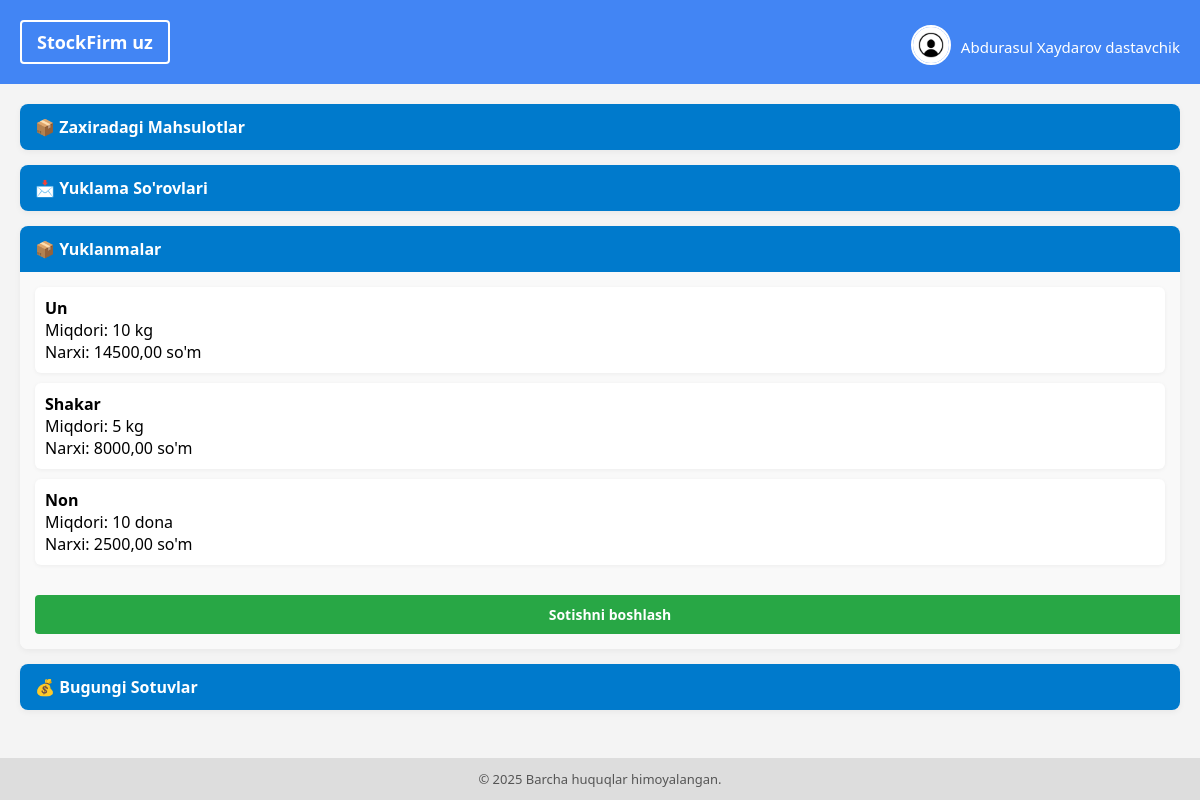
/ (signed in), run on an earlier commit of the app's database.
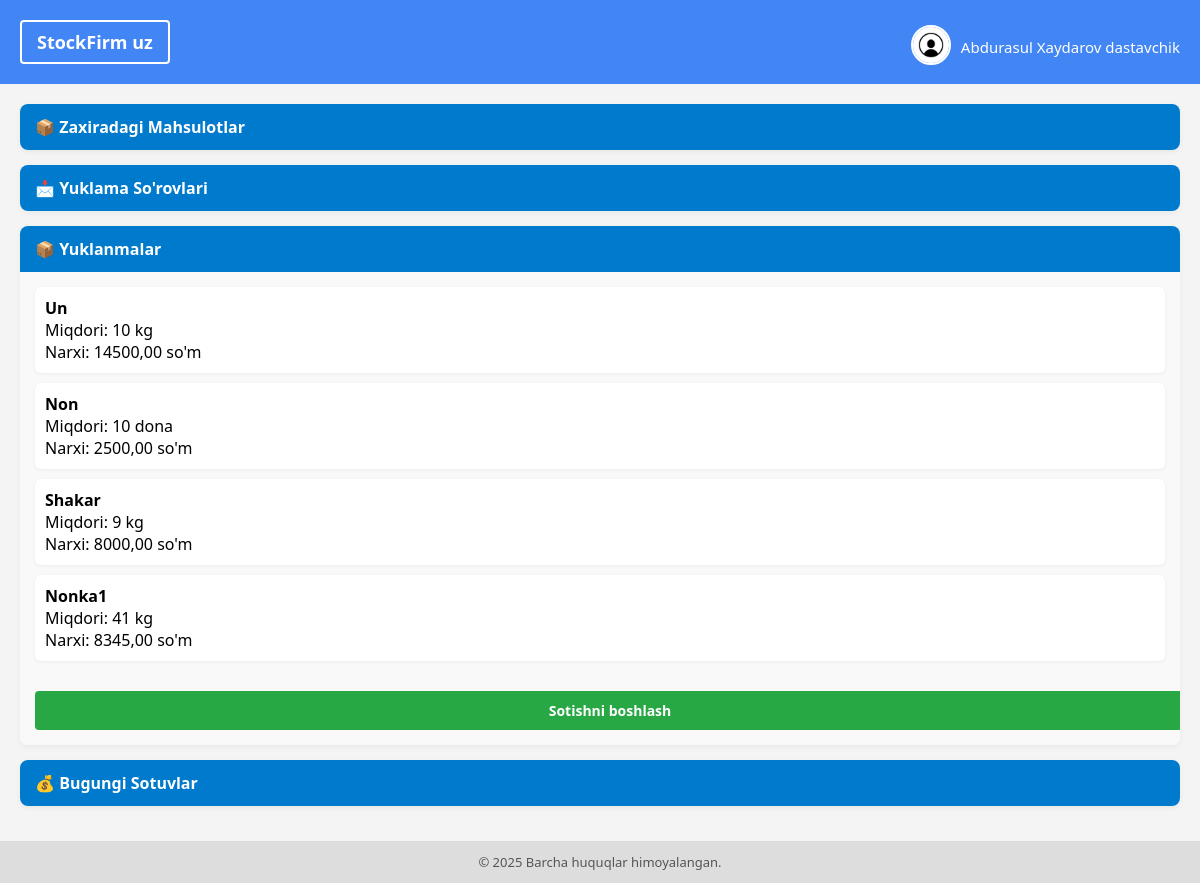
And on a later commit of the database.
### main/models.py (models this page shows, shortened)
class User(AbstractUser):
    id = models.BigAutoField(primary_key=True)
    USER_TYPES = (
        ('pazanda', 'Pazanda'),
        ('yetkazib_beruvchi', 'Yetkazib Beruvchi'),
        ('ega', 'Ega'),
    )
    login=models.CharField(max_length=255, blank=True, null=True)
    password = models.CharField(max_length=255, blank=True, null=True)
    tuliq_ismi = models.CharField(max_length=255, blank=True, null=True)
    type = models.CharField(max_length=20, choices=USER_TYPES)
    token = models.CharField(max_length=255, blank=True, null=True)
    tg_id = models.CharField(max_length=100, blank=True, null=True)
    tel_raqami = models.CharField(max_length=100, blank=True, null=True)
    is_active = models.BooleanField(default=True)
    @property
    def rasmi(self):
        if self.type == 'yetkazib_beruvchi':
            try:
                return YetkazibBeruvchi.objects.get(user=self).rasmi.url
            except YetkazibBeruvchi.DoesNotExist:
                return None
        elif self.type == 'pazanda':
            try:
                return Pazanda.objects.get(user=self).rasmi.url
            except Pazanda.DoesNotExist:
                return None
        return None

class MahsulotTuri(models.Model):
    nomi = models.CharField(max_length=100)  # kg, dona, l
    def __str__(self):
        return self.nomi

class Mahsulot(models.Model):
    nomi = models.CharField(max_length=255)
    rasmi = models.ImageField(upload_to='mahsulotlar/')
    narxi = models.DecimalField(max_digits=10, decimal_places=2)
    turi = models.ForeignKey(MahsulotTuri, on_delete=models.CASCADE)
    miqdori = models.FloatField(default=0)

### main/views.py (the view, shortened to what this page needs)
# urls.py: path('', include('main.urls')),
@login_required(login_url='login')
def main(request):
    payload={}
    user=request.user
    if user.type == 'pazanda':
        payload['sorovlar'] = YuklamaSorov.objects.filter(pazanda=Pazanda.objects.get(user=request.user)).all()
        payload['zaxira_mahsulotlar']=Mahsulot.objects.all()
        return render(request, 'pazanda_dashboard.html',payload)
    elif user.type == 'yetkazib_beruvchi':
        if request.method == 'GET':
            yuklamalar = mahsulotlar_miqdori( YetkazibBeruvchi.objects.get(user=request.user).mahsulotlar) or []
            savdo=Savdo.objects.filter(yetkazib_beruvchi=YetkazibBeruvchi.objects.get(user=request.user))
            payload['savdo'] = savdo
            payload['yuklamalar'] = yuklamalar
            mahs=Mahsulot.objects.all()
            payload['zaxira_mahsulotlar'] = mahs
            payload['lnmahs']=len(mahs)
            now = timezone.localtime()
            today_start = timezone.make_aware(dt.datetime.combine(now.date(), dt.time.min))
            today_end = timezone.make_aware(dt.datetime.combine(now.date(), dt.time.max))
            reqyuklama = YuklamaSorov.objects.filter(
                user=YetkazibBeruvchi.objects.get(user=request.user),
                tasdiq=False,
                mode='waiting',
                sana__range=(today_start, today_end)).all()
            payload['reqyuklama'] = reqyuklama
            print(len(reqyuklama))
            return render(request, 'yetkazuvchi_dashboard.html',payload)

### main/templates/yetkazuvchi_dashboard.html (shortened to what this page needs)
{% extends 'ytbase.html' %}
{% load static %}
{% block content %}
<div class="card">
    <div class="card-header" onclick="toggleCard(this)">
        📦 Zaxiradagi Mahsulotlar
    </div>
</div>
<div class="card">
    <div class="card-header" onclick="toggleCard(this)">
        📩 Yuklama So'rovlari
    </div>
</div>
<div class="card">
    <div class="card-header" onclick="toggleCard(this)">
        📦 Yuklanmalar
    </div>
    <div class="card-content" style="display: block;"  >
        {% if yuklamalar %}
            <div class="yuklama-list">
                {% for i in yuklamalar %}
                    <div class="yuklama-item">
                        <strong>{{ i.nom|title }}</strong><br>
                        Miqdori: {{ i.miqdor }} {{ i.turi }}<br>
                        Narxi: {{ i.narx }} so'm
                    </div>
                {% endfor %}
            </div>
        {% else %}
            <div class="no-data">Sizda hozircha yuklanmalar mavjud emas.</div>
        {% endif %}
        <form method="POST">
        <a class="sotish-btn" href="{% url 'add_haridor' %}">Sotishni boshlash</a>
    </form>
    </div>
</div>
<div class="card">
    <div class="card-header" onclick="toggleCard(this)">
        💰 Bugungi Sotuvlar
    </div>
</div>
{% endblock %}

### main/templates/ytbase.html (shortened to what this page needs)
<!DOCTYPE html>
{% load static %}
<html lang="uz">
<head>
</head>
<body>
<header>
    <div class="brand"><a href="{% url 'main' %}"
   style="
       display: inline-block;
       padding: 8px 15px;
       background-color: transparent;
       color: white;
       font-size: 18px;
       font-weight: bold;
       text-decoration: none;
       border: 2px solid white;
       border-radius: 4px;
       transition: background-color 0.3s, color 0.3s;
   "
   onmouseover="this.style.backgroundColor='white'; this.style.color='#007acc';"
   onmouseout="this.style.backgroundColor='transparent'; this.style.color='white';">
   StockFirm uz
</a></div>
    <div class="user-block">
        <a href="{% url 'profile' request.user.username %}">
            <img src="{% if request.user.rasmi.url %}{{ request.user.rasmi.url }}{% else %}{% static 'images/default_avatar.jpg' %}{% endif %}" alt="avatar">
        </a>
        <a href="{% url 'profile' request.user.username %}">
            {{ request.user.tuliq_ismi }}
        </a>
    </div>
</header>
<main>
    {% block content %}{% endblock %}
</main>
<footer>
    &copy; {{ year|default:"2025" }} Barcha huquqlar himoyalangan.
</footer>
</body>
</html>

### main/templates/ytbase.html (style rules this page uses)
body { margin: 0; font-family: 'Segoe UI', Tahoma, Geneva, Verdana, sans-serif; background-color: #f4f4f4; min-height: 100vh; display: flex; flex-direction: column; }
header { background-color: #4285f4; color: white; padding: 15px 20px; display: flex; justify-content: space-between; align-items: center; flex-wrap: wrap; }
.brand { font-size: 20px; font-weight: bold; }
.user-block { display: flex; align-items: center; gap: 10px; margin-top: 10px; }
.user-block img { width: 36px; height: 36px; border-radius: 50%; object-fit: cover; border: 2px solid #fff; }
.user-block a { color: white; text-decoration: none; font-weight: 500; font-size: 15px; }
main { flex: 1; padding: 20px; }
footer { background-color: #ddd; text-align: center; padding: 12px; font-size: 13px; color: #555; }

### main/templates/yetkazuvchi_dashboard.html (style rules this page uses)
.card { background-color: #fff; border-radius: 8px; box-shadow: 0 2px 6px rgba(0, 0, 0, 0.05); margin-bottom: 15px; overflow: hidden; }
.card-header { padding: 12px 15px; background-color: #007acc; color: #fff; cursor: pointer; font-weight: bold; font-size: 16px; display: flex; justify-content: space-between; align-items: center; }
.card-content { display: none; padding: 15px; background-color: #f9f9f9; }
.yuklama-list { display: flex; flex-direction: column; gap: 10px; }
.yuklama-item { background-color: #fff; padding: 10px; border-radius: 6px; box-shadow: 0 1px 4px rgba(0,0,0,0.05); }
.sotish-btn { margin-top: 30px; display: block; width: 100%; padding: 12px; background-color: #28a745; color: white; border: none; border-radius: 4px; font-size: 16px; font-weight: 600; cursor: pointer; transition: background-color 0.3s; text-align: center; text-decoration: none; }
.sotish-btn { font-size: 14px; padding: 10px; }

What changed in the data, as far as the page shows it:
now on this page (row edited): Mahsulot: narx "8345,00"
Also different on the page:
new list line: "Shakar Miqdori: 9 Narxi: so'm"
new list line: "kg"
new list line: "8000,00"
new list line: "Nonka1 Miqdori: 41 Narxi: so'm"
list line gone: "Shakar Miqdori: 5 Narxi: so'm"
list line gone: "kg"
list line gone: "8000,00"
